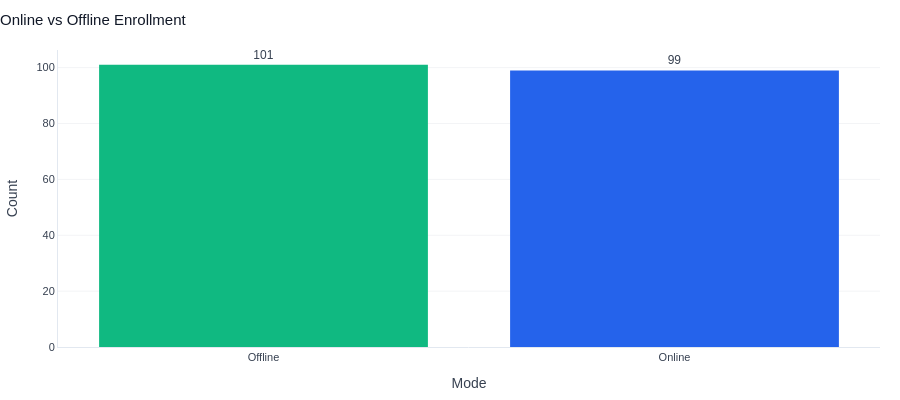

The notebook cell this image was saved under:
### Code cell
# Online vs Offline Enrollment
mode_counts = students['mode'].value_counts().reset_index()
mode_counts.columns = ['Mode', 'Count']
fig = px.bar(mode_counts, x='Mode', y='Count', color='Mode',
             color_discrete_map={'Online': PALETTE['primary'], 'Offline': PALETTE['secondary']},
             text='Count')
fig.update_traces(marker_line_width=0, textposition='outside')
fig.update_layout(showlegend=False)
clean_layout(fig, 'Online vs Offline Enrollment')
fig.show()

### Figure 1 — Plotly figure (JSON) as saved in the notebook; plotly's stock layout.template omitted (floating-point values rounded to 4 significant figures)
{"data": [{"hovertemplate": "Mode=%{x}<br>Count=%{text}<extra></extra>", "legendgroup": "Offline", "marker": {"color": "#10B981", "line": {"width": 0}, "pattern": {"shape": ""}}, "name": "Offline", "orientation": "v", "showlegend": true, "text": [101.0], "textposition": "outside", "type": "bar", "x": ["Offline"], "xaxis": "x", "y": [101], "yaxis": "y"}, {"hovertemplate": "Mode=%{x}<br>Count=%{text}<extra></extra>", "legendgroup": "Online", "marker": {"color": "#2563EB", "line": {"width": 0}, "pattern": {"shape": ""}}, "name": "Online", "orientation": "v", "showlegend": true, "text": [99.0], "textposition": "outside", "type": "bar", "x": ["Online"], "xaxis": "x", "y": [99], "yaxis": "y"}], "layout": {"barmode": "relative", "font": {"color": "#374151", "family": "Arial", "size": 12}, "height": 400, "legend": {"bgcolor": "rgba(0,0,0,0)", "font": {"size": 11}, "orientation": "h", "title": {"text": "Mode"}, "tracegroupgap": 0, "x": 1, "xanchor": "right", "y": 1.02, "yanchor": "bottom"}, "margin": {"b": 20, "l": 20, "r": 20, "t": 50}, "paper_bgcolor": "white", "plot_bgcolor": "white", "showlegend": false, "title": {"font": {"color": "#111827", "size": 15}, "text": "Online vs Offline Enrollment", "x": 0}, "xaxis": {"anchor": "y", "categoryarray": ["Offline", "Online"], "categoryorder": "array", "domain": [0, 1], "linecolor": "#E2E8F0", "showgrid": false, "tickfont": {"size": 11}, "title": {"text": "Mode"}}, "yaxis": {"anchor": "x", "domain": [0, 1], "gridcolor": "#F3F4F6", "linecolor": "#E2E8F0", "tickfont": {"size": 11}, "title": {"text": "Count"}}}}
